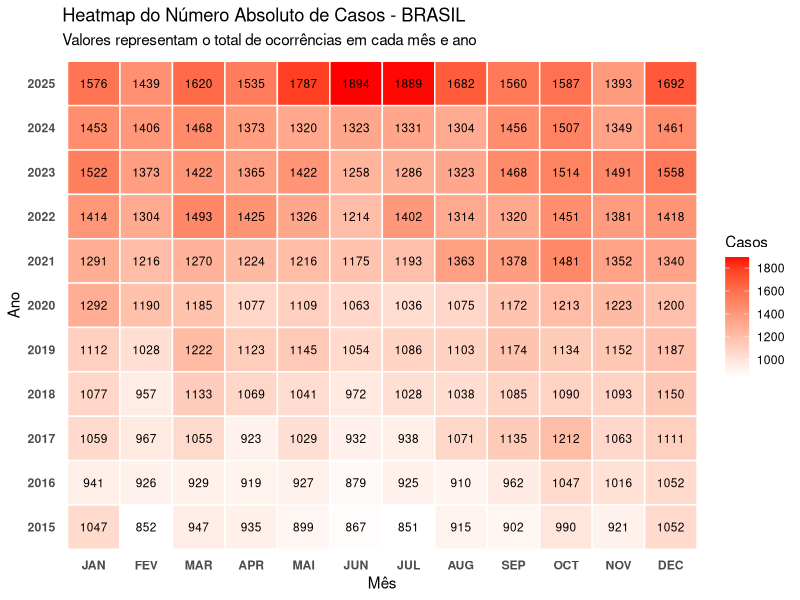

This chart was generated by the following R code:
library(tidyverse)

# 1. Carregar e tratar os dados
data_clean <- read.csv("tableall.csv", colClasses = "character") %>%
  mutate(across(JAN:TOTAL, ~ as.numeric(gsub("\\.", "", .x)))) %>%
  mutate(YEAR = as.numeric(YEAR))

# 2. Formato longo
data_long <- data_clean %>%
  select(-TOTAL) %>%
  pivot_longer(
    cols = JAN:DEC,
    names_to = "MES",
    values_to = "CASOS"
  ) %>%
  mutate(
    MES = factor(MES, levels = c("JAN", "FEV", "MAR", "APR", "MAI", "JUN", 
                                 "JUL", "AUG", "SEP", "OCT", "NOV", "DEC"))
  )

# -------------------------------------------------------------
# HEATMAP DO NÚMERO ABSOLUTO DE CASOS - BRAZIL
# -------------------------------------------------------------
data_long %>%
  filter(LOCAL == "BRAZIL") %>%
  ggplot(aes(x = MES, y = factor(YEAR), fill = CASOS)) +
  geom_tile(color = "white", linewidth = 0.5) +
  geom_text(aes(label = CASOS), color = "black", size = 3) +
  scale_fill_gradient(low = "white", high = "red") +
  theme_minimal() +
  labs(
    title = "Heatmap do Número Absoluto de Casos - BRASIL",
    subtitle = "Valores representam o total de ocorrências em cada mês e ano",
    x = "Mês",
    y = "Ano",
    fill = "Casos"
  ) +
  theme(
    panel.grid = element_blank(),
    axis.text.x = element_text(face = "bold"),
    axis.text.y = element_text(face = "bold")
  )
